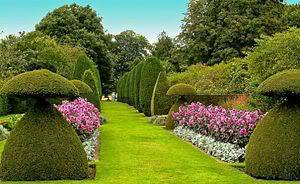
#> input picture Resources/header.jpg, 300 x 184 px
$ python blurimage.py
#> lines starting #> are read from the running program, lines starting #| are printed output that depends on the picture
import cv2
img = cv2.imread("Resources/header.jpg")
#> img is the input picture: shape (184, 300, 3); mean B, G, R 55.6, 114.2, 102.5

cv2.imshow("Image",img)

imgGray = cv2.cvtColor(img, cv2.COLOR_BGR2GRAY)
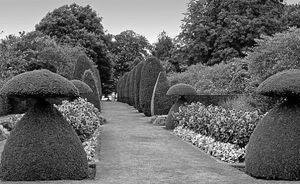
#> imgGray: shape (184, 300); min 0, max 254, mean 104
imgBlur = cv2.GaussianBlur(img, (3,9), 0)
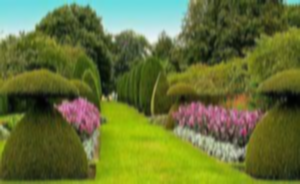
#> imgBlur: shape (184, 300, 3); mean B, G, R 55.6, 114.2, 102.5

cv2.imshow("Gray Image", imgGray)
cv2.imshow("Blur Image", imgBlur)

cv2.waitKey(0)

$ run again, with Resources/faces.jpg copied over Resources/header.jpg
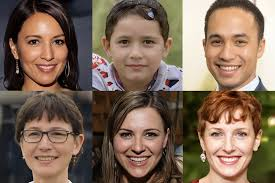
#> input picture Resources/faces.jpg, 275 x 183 px
#> img is the input picture: shape (183, 275, 3); mean B, G, R 86.7, 103.6, 125.5
#> `imgGray = cv2.cvtColor(img, cv2.COLOR_BGR2GRAY)`:
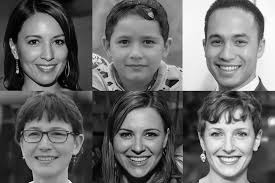
#> imgGray: shape (183, 275); min 0, max 254, mean 108.3
#> `imgBlur = cv2.GaussianBlur(img, (3,9), 0)`:
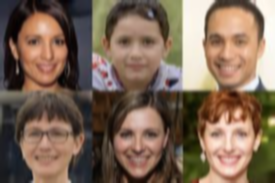
#> imgBlur: shape (183, 275, 3); mean B, G, R 86.7, 103.6, 125.5

$ run again, with Resources/passport photo.jpg copied over Resources/header.jpg
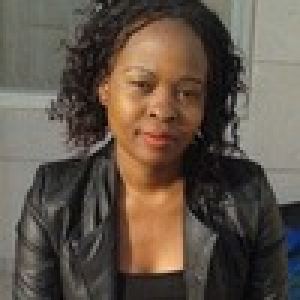
#> input picture Resources/passport photo.jpg, 100 x 100 px (shown 3 times larger)
#> img is the input picture: shape (100, 100, 3); mean B, G, R 73.1, 84.6, 96.4
#> `imgGray = cv2.cvtColor(img, cv2.COLOR_BGR2GRAY)`:
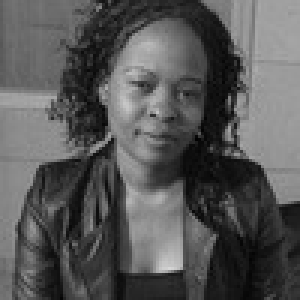
#> imgGray: shape (100, 100) (shown 3 times larger); min 1, max 214, mean 86.8
#> `imgBlur = cv2.GaussianBlur(img, (3,9), 0)`:
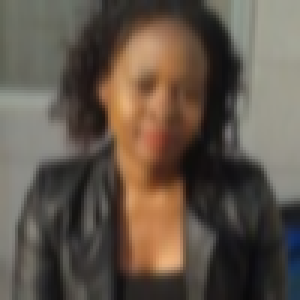
#> imgBlur: shape (100, 100, 3) (shown 3 times larger); mean B, G, R 73.1, 84.6, 96.4

$ run again, with Resources/susan2.jpg copied over Resources/header.jpg
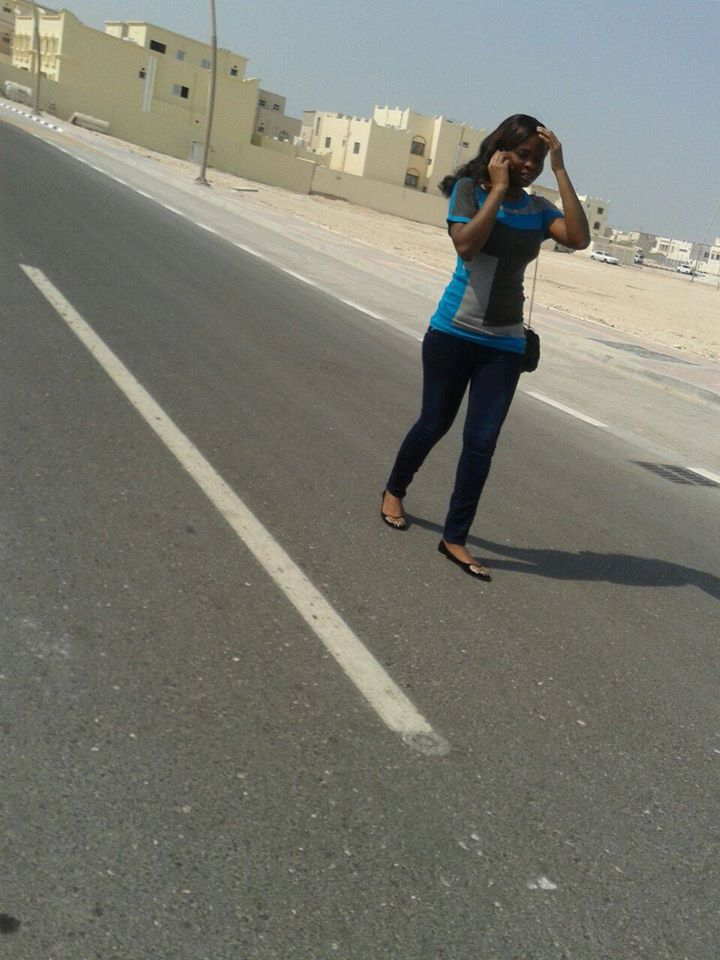
#> input picture Resources/susan2.jpg, 720 x 960 px
#> img is the input picture: shape (960, 720, 3); mean B, G, R 112.2, 121.7, 121.1
#> `imgGray = cv2.cvtColor(img, cv2.COLOR_BGR2GRAY)`:
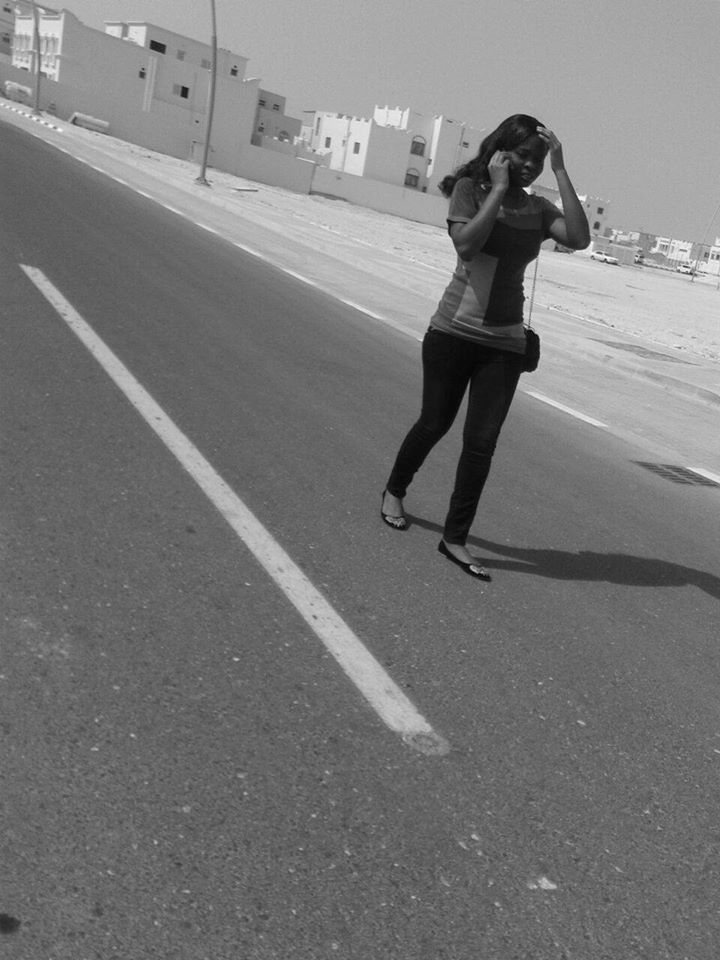
#> imgGray: shape (960, 720); min 1, max 255, mean 120.4
